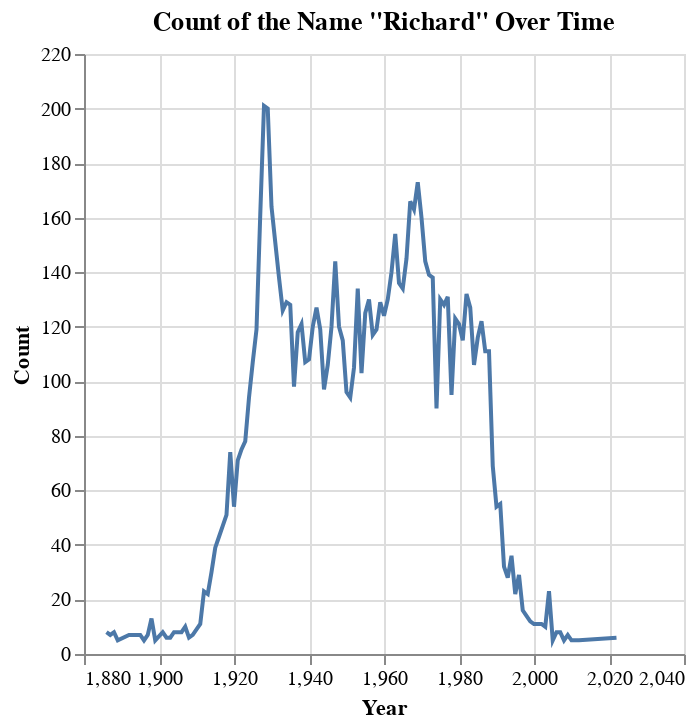

The code cell stored with this chart in its notebook:
### Code cell
chart = alt.Chart(female_Richard_df).mark_line().encode(
    x='Year',
    y='Count',
    tooltip=['Year', 'Count']
).properties(
    title='Count of the Name "Richard" Over Time',
)
chart.show()

### Figure 1 — Vega-Lite specification as saved in the notebook (floating-point values rounded to 4 significant figures)
{"config": {"view": {"continuousWidth": 300, "continuousHeight": 300}}, "data": {"name": "data-f6ed9546b651764da1ffbf5cb777bb68"}, "mark": {"type": "line"}, "encoding": {"tooltip": [{"field": "Year", "type": "quantitative"}, {"field": "Count", "type": "quantitative"}], "x": {"field": "Year", "type": "quantitative"}, "y": {"field": "Count", "type": "quantitative"}}, "title": "Count of the Name \"Richard\" Over Time", "$schema": "https://vega.github.io/schema/vega-lite/v5.17.0.json", "datasets": {"data-f6ed9546b651764da1ffbf5cb777bb68": [{"Year": 1886, "Name": "Richard", "Sex": "F", "Count": 8}, {"Year": 1887, "Name": "Richard", "Sex": "F", "Count": 7}, {"Year": 1888, "Name": "Richard", "Sex": "F", "Count": 8}, {"Year": 1889, "Name": "Richard", "Sex": "F", "Count": 5}, {"Year": 1892, "Name": "Richard", "Sex": "F", "Count": 7}, {"Year": 1895, "Name": "Richard", "Sex": "F", "Count": 7}, {"Year": 1896, "Name": "Richard", "Sex": "F", "Count": 5}, {"Year": 1897, "Name": "Richard", "Sex": "F", "Count": 7}, {"Year": 1898, "Name": "Richard", "Sex": "F", "Count": 13}, {"Year": 1899, "Name": "Richard", "Sex": "F", "Count": 5}, {"Year": 1901, "Name": "Richard", "Sex": "F", "Count": 8}, {"Year": 1902, "Name": "Richard", "Sex": "F", "Count": 6}, {"Year": 1903, "Name": "Richard", "Sex": "F", "Count": 6}, {"Year": 1904, "Name": "Richard", "Sex": "F", "Count": 8}, {"Year": 1906, "Name": "Richard", "Sex": "F", "Count": 8}, {"Year": 1907, "Name": "Richard", "Sex": "F", "Count": 10}, {"Year": 1908, "Name": "Richard", "Sex": "F", "Count": 6}, {"Year": 1909, "Name": "Richard", "Sex": "F", "Count": 7}, {"Year": 1910, "Name": "Richard", "Sex": "F", "Count": 9}, {"Year": 1911, "Name": "Richard", "Sex": "F", "Count": 11}, {"Year": 1912, "Name": "Richard", "Sex": "F", "Count": 23}, {"Year": 1913, "Name": "Richard", "Sex": "F", "Count": 22}, {"Year": 1914, "Name": "Richard", "Sex": "F", "Count": 30}, {"Year": 1915, "Name": "Richard", "Sex": "F", "Count": 39}, {"Year": 1916, "Name": "Richard", "Sex": "F", "Count": 43}, {"Year": 1917, "Name": "Richard", "Sex": "F", "Count": 47}, {"Year": 1918, "Name": "Richard", "Sex": "F", "Count": 51}, {"Year": 1919, "Name": "Richard", "Sex": "F", "Count": 74}, {"Year": 1920, "Name": "Richard", "Sex": "F", "Count": 54}, {"Year": 1921, "Name": "Richard", "Sex": "F", "Count": 71}, {"Year": 1922, "Name": "Richard", "Sex": "F", "Count": 75}, {"Year": 1923, "Name": "Richard", "Sex": "F", "Count": 78}, {"Year": 1924, "Name": "Richard", "Sex": "F", "Count": 94}, {"Year": 1925, "Name": "Richard", "Sex": "F", "Count": 107}, {"Year": 1926, "Name": "Richard", "Sex": "F", "Count": 119}, {"Year": 1927, "Name": "Richard", "Sex": "F", "Count": 161}, {"Year": 1928, "Name": "Richard", "Sex": "F", "Count": 201}, {"Year": 1929, "Name": "Richard", "Sex": "F", "Count": 200}, {"Year": 1930, "Name": "Richard", "Sex": "F", "Count": 164}, {"Year": 1931, "Name": "Richard", "Sex": "F", "Count": 151}, {"Year": 1932, "Name": "Richard", "Sex": "F", "Count": 138}, {"Year": 1933, "Name": "Richard", "Sex": "F", "Count": 126}, {"Year": 1934, "Name": "Richard", "Sex": "F", "Count": 129}, {"Year": 1935, "Name": "Richard", "Sex": "F", "Count": 128}, {"Year": 1936, "Name": "Richard", "Sex": "F", "Count": 98}, {"Year": 1937, "Name": "Richard", "Sex": "F", "Count": 118}, {"Year": 1938, "Name": "Richard", "Sex": "F", "Count": 121}, {"Year": 1939, "Name": "Richard", "Sex": "F", "Count": 107}, {"Year": 1940, "Name": "Richard", "Sex": "F", "Count": 108}, {"Year": 1941, "Name": "Richard", "Sex": "F", "Count": 120}, {"Year": 1942, "Name": "Richard", "Sex": "F", "Count": 127}, {"Year": 1943, "Name": "Richard", "Sex": "F", "Count": 119}, {"Year": 1944, "Name": "Richard", "Sex": "F", "Count": 97}, {"Year": 1945, "Name": "Richard", "Sex": "F", "Count": 106}, {"Year": 1946, "Name": "Richard", "Sex": "F", "Count": 120}, {"Year": 1947, "Name": "Richard", "Sex": "F", "Count": 144}, {"Year": 1948, "Name": "Richard", "Sex": "F", "Count": 120}, {"Year": 1949, "Name": "Richard", "Sex": "F", "Count": 115}, {"Year": 1950, "Name": "Richard", "Sex": "F", "Count": 96}, {"Year": 1951, "Name": "Richard", "Sex": "F", "Count": 94}, {"Year": 1952, "Name": "Richard", "Sex": "F", "Count": 105}, {"Year": 1953, "Name": "Richard", "Sex": "F", "Count": 134}, {"Year": 1954, "Name": "Richard", "Sex": "F", "Count": 103}, {"Year": 1955, "Name": "Richard", "Sex": "F", "Count": 125}, {"Year": 1956, "Name": "Richard", "Sex": "F", "Count": 130}, {"Year": 1957, "Name": "Richard", "Sex": "F", "Count": 117}, {"Year": 1958, "Name": "Richard", "Sex": "F", "Count": 119}, {"Year": 1959, "Name": "Richard", "Sex": "F", "Count": 129}, {"Year": 1960, "Name": "Richard", "Sex": "F", "Count": 124}, {"Year": 1961, "Name": "Richard", "Sex": "F", "Count": 130}, {"Year": 1962, "Name": "Richard", "Sex": "F", "Count": 140}, {"Year": 1963, "Name": "Richard", "Sex": "F", "Count": 154}, {"Year": 1964, "Name": "Richard", "Sex": "F", "Count": 136}, {"Year": 1965, "Name": "Richard", "Sex": "F", "Count": 134}, {"Year": 1966, "Name": "Richard", "Sex": "F", "Count": 145}, {"Year": 1967, "Name": "Richard", "Sex": "F", "Count": 166}, {"Year": 1968, "Name": "Richard", "Sex": "F", "Count": 163}, {"Year": 1969, "Name": "Richard", "Sex": "F", "Count": 173}, {"Year": 1970, "Name": "Richard", "Sex": "F", "Count": 160}, {"Year": 1971, "Name": "Richard", "Sex": "F", "Count": 144}, {"Year": 1972, "Name": "Richard", "Sex": "F", "Count": 139}, {"Year": 1973, "Name": "Richard", "Sex": "F", "Count": 138}, {"Year": 1974, "Name": "Richard", "Sex": "F", "Count": 90}, {"Year": 1975, "Name": "Richard", "Sex": "F", "Count": 130}, {"Year": 1976, "Name": "Richard", "Sex": "F", "Count": 128}, {"Year": 1977, "Name": "Richard", "Sex": "F", "Count": 131}, {"Year": 1978, "Name": "Richard", "Sex": "F", "Count": 95}, {"Year": 1979, "Name": "Richard", "Sex": "F", "Count": 123}, {"Year": 1980, "Name": "Richard", "Sex": "F", "Count": 121}, {"Year": 1981, "Name": "Richard", "Sex": "F", "Count": 115}, {"Year": 1982, "Name": "Richard", "Sex": "F", "Count": 132}, {"Year": 1983, "Name": "Richard", "Sex": "F", "Count": 127}, {"Year": 1984, "Name": "Richard", "Sex": "F", "Count": 106}, {"Year": 1985, "Name": "Richard", "Sex": "F", "Count": 116}, {"Year": 1986, "Name": "Richard", "Sex": "F", "Count": 122}, {"Year": 1987, "Name": "Richard", "Sex": "F", "Count": 111}, {"Year": 1988, "Name": "Richard", "Sex": "F", "Count": 111}, {"Year": 1989, "Name": "Richard", "Sex": "F", "Count": 69}, {"Year": 1990, "Name": "Richard", "Sex": "F", "Count": 54}, {"Year": 1991, "Name": "Richard", "Sex": "F", "Count": 55}, {"Year": 1992, "Name": "Richard", "Sex": "F", "Count": 32}, {"Year": 1993, "Name": "Richard", "Sex": "F", "Count": 28}, {"Year": 1994, "Name": "Richard", "Sex": "F", "Count": 36}, {"Year": 1995, "Name": "Richard", "Sex": "F", "Count": 22}, {"Year": 1996, "Name": "Richard", "Sex": "F", "Count": 29}, {"Year": 1997, "Name": "Richard", "Sex": "F", "Count": 16}, {"Year": 1998, "Name": "Richard", "Sex": "F", "Count": 14}, {"Year": 1999, "Name": "Richard", "Sex": "F", "Count": 12}, {"Year": 2000, "Name": "Richard", "Sex": "F", "Count": 11}, {"Year": 2001, "Name": "Richard", "Sex": "F", "Count": 11}, {"Year": 2002, "Name": "Richard", "Sex": "F", "Count": 11}, {"Year": 2003, "Name": "Richard", "Sex": "F", "Count": 10}, {"Year": 2004, "Name": "Richard", "Sex": "F", "Count": 23}, {"Year": 2005, "Name": "Richard", "Sex": "F", "Count": 5}, {"Year": 2006, "Name": "Richard", "Sex": "F", "Count": 8}, {"Year": 2007, "Name": "Richard", "Sex": "F", "Count": 8}, {"Year": 2008, "Name": "Richard", "Sex": "F", "Count": 5}, {"Year": 2009, "Name": "Richard", "Sex": "F", "Count": 7}, {"Year": 2010, "Name": "Richard", "Sex": "F", "Count": 5}, {"Year": 2012, "Name": "Richard", "Sex": "F", "Count": 5}, {"Year": 2022, "Name": "Richard", "Sex": "F", "Count": 6}]}}
